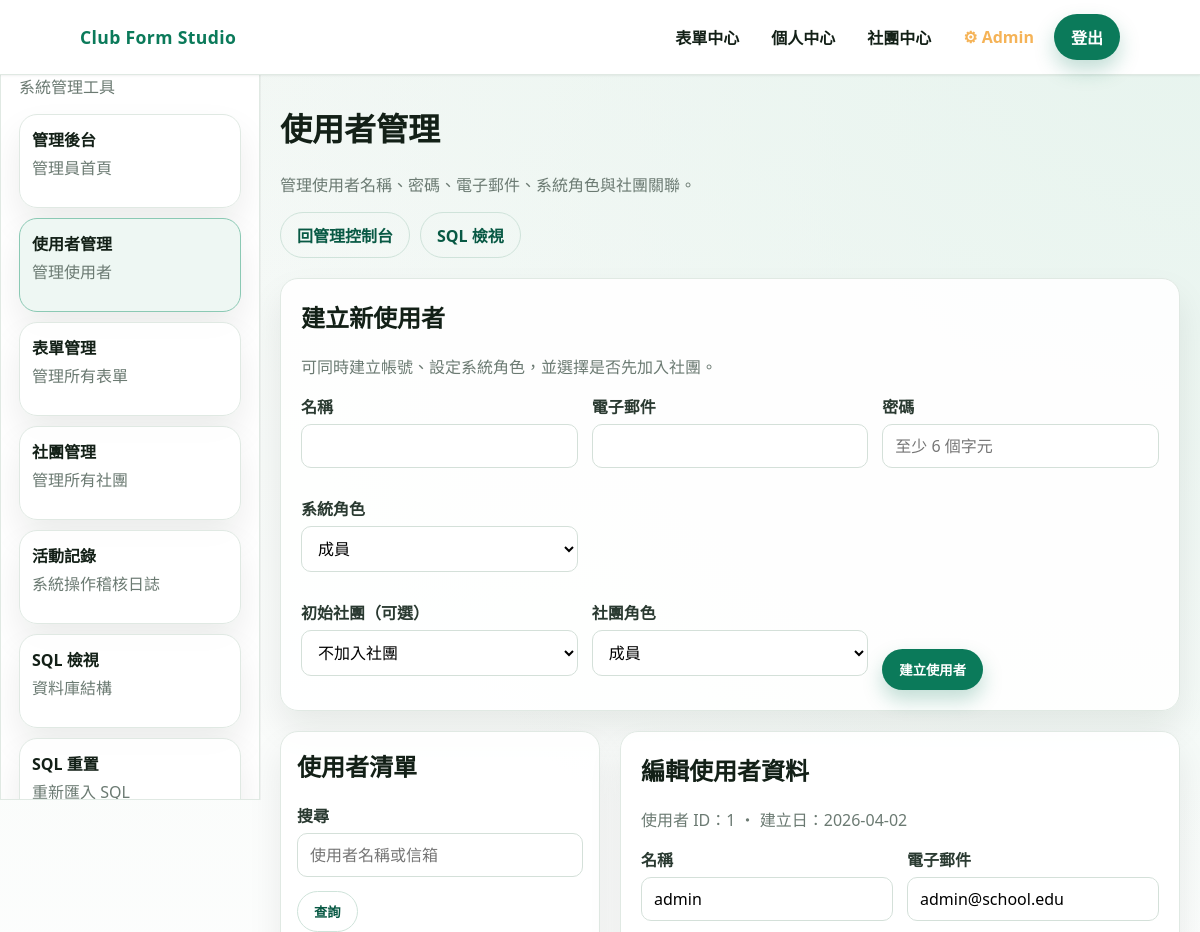
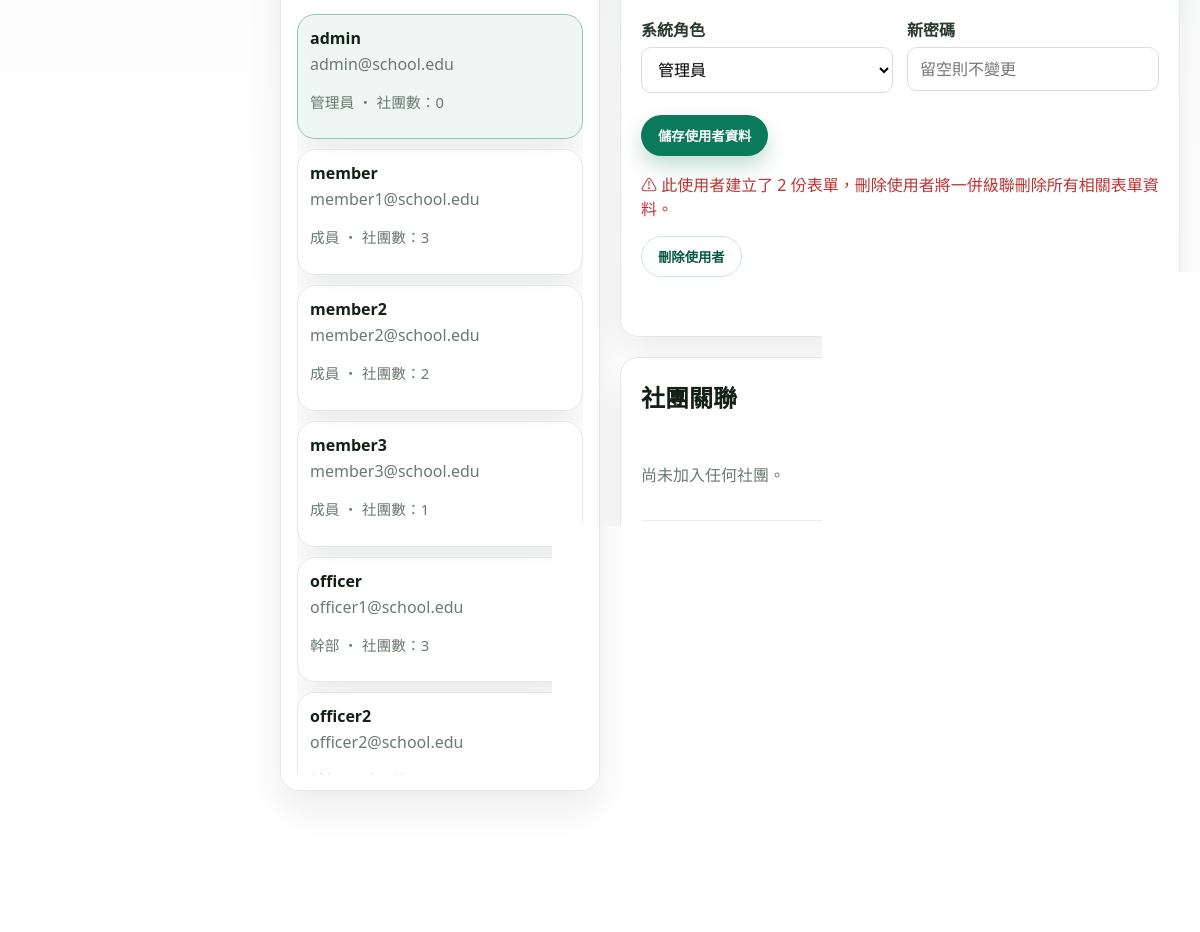
/admin/user_CRUD.php (signed in), run on the app's committed database (2 pictures, top to bottom).
### tables this page shows
CREATE TABLE users (
    id          INT PRIMARY KEY AUTO_INCREMENT        COMMENT '使用者唯一識別碼',
    username    VARCHAR(50)  UNIQUE NOT NULL          COMMENT '登入帳號，不可重複',
    password    VARCHAR(255) NOT NULL                 COMMENT '密碼（SHA256 雜湊）',
    email       VARCHAR(100) UNIQUE NOT NULL          COMMENT '電子郵件，不可重複，用於密碼重設',
    role        ENUM('member','owner','club_officer','admin')
                         DEFAULT 'member'             COMMENT '系統層級身份：member=一般會員, owner=幹部, club_officer=社團持有人, admin=管理員',
    created_at           TIMESTAMP DEFAULT CURRENT_TIMESTAMP   COMMENT '帳號建立時間',
    updated_at           TIMESTAMP DEFAULT CURRENT_TIMESTAMP
                         ON UPDATE CURRENT_TIMESTAMP  COMMENT '最後更新時間',
    remember_token_hash  VARCHAR(64) NULL              COMMENT '記住我 Token 的 SHA256 雜湊（每個使用者僅保留最新一個，取代獨立的 remember_tokens 表）'
);

### admin/user_CRUD.php (the view, shortened to what this page needs)
<?php
require __DIR__ . '/../includes/admin_auth.php';
$errors = [];
$search = isset($_GET['q']) ? trim($_GET['q']) : '';
$selected_id = isset($_GET['id']) ? (int) $_GET['id'] : 0;
$users = [];
$selected_user = null;
$memberships = [];
$form_count = 0;
$create_form = [
	'username' => '',
	'email' => '',
	'password' => '',
	'role' => 'member',
	'club_id' => 0,
	'membership_role' => 'member'
];
$role_labels = [
	'member' => '成員',
	'owner' => '持有人',
	'club_officer' => '幹部',
	'admin' => '管理員'
];
$membership_labels = [
	'member' => '成員',
	'owner' => '社團持有人',
	'club_officer' => '社團幹部'
];
try {
	$user_query = 'SELECT u.id, u.username, u.email, u.role, u.created_at, COUNT(m.id) AS club_count FROM users u LEFT JOIN club_memberships m ON m.user_id = u.id';
	$user_query .= ' GROUP BY u.id ORDER BY u.created_at DESC, u.username ASC';
	$user_stmt = $pdo->prepare($user_query);
	$user_stmt->execute();
	$users = $user_stmt->fetchAll();
	if (empty($users)) {
		$selected_user = null;
	} else {
		if ($selected_id <= 0) {
			$selected_id = (int) $users[0]['id'];
		}
		$selected_stmt = $pdo->prepare('SELECT id, username, email, role, created_at, updated_at FROM users WHERE id = :id LIMIT 1');
		$selected_stmt->execute([':id' => $selected_id]);
		$selected_user = $selected_stmt->fetch();
		if ($selected_user) {
			$membership_stmt = $pdo->prepare('SELECT m.id, m.role, c.id AS club_id, c.name AS club_name FROM club_memberships m JOIN clubs c ON c.id = m.club_id WHERE m.user_id = :id ORDER BY c.name ASC');
			$membership_stmt->execute([':id' => $selected_id]);
			$memberships = $membership_stmt->fetchAll();
			$form_count_stmt = $pdo->prepare('SELECT COUNT(*) FROM forms WHERE creator_id = :id');
			$form_count_stmt->execute([':id' => $selected_id]);
			$form_count = (int) $form_count_stmt->fetchColumn();
		}
	}
} catch (Throwable $e) {
	$errors[] = '使用者管理頁載入失敗，請稍後再試。';
}
?>
<!doctype html>
<html lang="zh-Hant">
	<head>
		<link rel="stylesheet" href="../css/app.css" />
	</head>
	<body>
		<?php $base_url = '../'; require __DIR__ . '/../includes/header.php'; ?>
   		<?php require __DIR__ . '/../includes/right.php'; ?>
		<main class="section">
			<div class="container">
				<h1>使用者管理</h1>
				<p class="muted">管理使用者名稱、密碼、電子郵件、系統角色與社團關聯。</p>
				<div style="display: flex; gap: 10px; flex-wrap: wrap; margin: 16px 0 20px">
					<a class="btn btn-ghost" href="./admin_index.php">回管理控制台</a>
					<a class="btn btn-ghost" href="./sql_view.php">SQL 檢視</a>
				</div>
				<div class="panel" style="padding: 20px; margin-bottom: 20px">
					<h2 style="margin-top: 0">建立新使用者</h2>
					<p class="muted">可同時建立帳號、設定系統角色，並選擇是否先加入社團。</p>
					<form method="post" action="./user_CRUD.php<?php echo $search !== '' ? '?q=' . urlencode($search) : ''; ?>">
						<div style="display: grid; gap: 14px; grid-template-columns: repeat(auto-fit, minmax(220px, 1fr))">
							<div class="field">
								<label for="create_username">名稱</label>
								<input id="create_username" name="username" required minlength="3" value="<?php echo htmlspecialchars($create_form['username']); ?>" />
							</div>
							<div class="field">
								<label for="create_email">電子郵件</label>
								<input id="create_email" name="email" type="email" required value="<?php echo htmlspecialchars($create_form['email']); ?>" />
							</div>
							<div class="field">
								<label for="create_password">密碼</label>
								<input id="create_password" name="password" type="password" required minlength="6" placeholder="至少 6 個字元" />
							</div>
							<div class="field">
								<label for="create_role">系統角色</label>
								<select id="create_role" name="role">
									<?php foreach ($role_labels as $role_key => $label) : ?>
										<option value="<?php echo htmlspecialchars($role_key); ?>" <?php echo $create_form['role'] === $role_key ? 'selected' : ''; ?>><?php echo htmlspecialchars($label); ?></option>
									<?php endforeach; ?>
								</select>
							</div>
						</div>
						<div style="display: grid; gap: 14px; grid-template-columns: repeat(auto-fit, minmax(220px, 1fr)); margin-top: 14px; align-items: end">
							<div class="field">
								<label for="create_club_id">初始社團（可選）</label>
								<select id="create_club_id" name="club_id">
									<option value="0">不加入社團</option>
								</select>
							</div>
							<div class="field">
								<label for="create_membership_role">社團角色</label>
								<select id="create_membership_role" name="membership_role">
									<?php foreach ($membership_labels as $role_key => $label) : ?>
										<option value="<?php echo htmlspecialchars($role_key); ?>" <?php echo $create_form['membership_role'] === $role_key ? 'selected' : ''; ?>><?php echo htmlspecialchars($label); ?></option>
									<?php endforeach; ?>
								</select>
							</div>
							<div>
								<button class="btn btn-primary" type="submit">建立使用者</button>
							</div>
						</div>
					</form>
				</div>
				<div style="display: grid; gap: 20px; grid-template-columns: minmax(260px, 320px) minmax(0, 1fr)">
					<aside class="panel" style="padding: 16px">
						<h2 style="margin-top: 0">使用者清單</h2>
						<form method="get" action="./user_CRUD.php" style="margin-bottom: 14px">
							<div class="field">
								<label for="q">搜尋</label>
								<input id="q" name="q" value="<?php echo htmlspecialchars($search); ?>" placeholder="使用者名稱或信箱" />
							</div>
							<button class="btn btn-ghost" type="submit">查詢</button>
						</form>
						<div style="display: grid; gap: 10px; max-height: 760px; overflow: auto">
							<?php foreach ($users as $item) : ?>
								<?php $active = ((int) $item['id'] === $selected_id); ?>
								<a href="./user_CRUD.php?id=<?php echo (int) $item['id']; ?><?php echo $search !== '' ? '&q=' . urlencode($search) : ''; ?>" class="panel" style="padding: 12px; border-color: <?php echo $active ? '#8bc9b4' : '#e0e9e3'; ?>; background: <?php echo $active ? '#eef7f3' : 'rgba(255,255,255,0.95)'; ?>">
									<strong><?php echo htmlspecialchars($item['username']); ?></strong>
									<p class="muted" style="margin-top: 4px"><?php echo htmlspecialchars($item['email']); ?></p>
									<p class="meta"><?php echo htmlspecialchars(isset($role_labels[$item['role']]) ? $role_labels[$item['role']] : $item['role']); ?> ・ 社團數：<?php echo number_format((int) $item['club_count']); ?></p>
								</a>
							<?php endforeach; ?>
						</div>
					</aside>
					<section style="display: grid; gap: 20px">
						<?php if (!$selected_user) : ?>
							<div class="panel" style="padding: 20px">
								<p class="muted">請先從左側選擇一位使用者。</p>
							</div>
						<?php else : ?>
							<div class="panel" style="padding: 20px">
								<h2 style="margin-top: 0">編輯使用者資料</h2>
								<p class="muted">使用者 ID：<?php echo (int) $selected_user['id']; ?> ・ 建立日：<?php echo !empty($selected_user['created_at']) ? htmlspecialchars(date('Y-m-d', strtotime($selected_user['created_at']))) : ''; ?></p>
								<form method="post" action="./user_CRUD.php<?php echo $search !== '' ? '?q=' . urlencode($search) . '&id=' . (int) $selected_user['id'] : '?id=' . (int) $selected_user['id']; ?>">
									<div style="display: grid; gap: 14px; grid-template-columns: repeat(auto-fit, minmax(220px, 1fr))">
										<div class="field">
											<label for="username">名稱</label>
											<input id="username" name="username" required minlength="3" value="<?php echo htmlspecialchars($selected_user['username']); ?>" />
										</div>
										<div class="field">
											<label for="email">電子郵件</label>
											<input id="email" name="email" type="email" required value="<?php echo htmlspecialchars($selected_user['email']); ?>" />
										</div>
										<div class="field">
											<label for="role">系統角色</label>
											<select id="role" name="role">
												<?php foreach ($role_labels as $role_key => $label) : ?>
													<option value="<?php echo htmlspecialchars($role_key); ?>" <?php echo $selected_user['role'] === $role_key ? 'selected' : ''; ?>><?php echo htmlspecialchars($label); ?></option>
												<?php endforeach; ?>
											</select>
										</div>
										<div class="field">
											<label for="new_password">新密碼</label>
											<input id="new_password" name="new_password" type="password" minlength="6" placeholder="留空則不變更" />
										</div>
									</div>
									<div style="display: flex; gap: 10px; flex-wrap: wrap; margin-top: 8px">
										<button class="btn btn-primary" type="submit">儲存使用者資料</button>
									</div>
								</form>
								<form method="post" action="./user_CRUD.php<?php echo $search !== '' ? '?q=' . urlencode($search) . '&id=' . (int) $selected_user['id'] : '?id=' . (int) $selected_user['id']; ?>" style="margin-top: 12px">
									<?php if ($form_count > 0) : ?>
										<p class="muted" style="color: #b33">⚠ 此使用者建立了 <?php echo number_format($form_count); ?> 份表單，刪除使用者將一併級聯刪除所有相關表單資料。</p>
									<?php endif; ?>
									<button class="btn btn-ghost" type="submit" onclick="return confirm('<?php echo $form_count > 0 ? '此使用者有 ' . number_format($form_count) . ' 份表單，刪除後表單也會被一併刪除。\\n\\n' : ''; ?>確定要刪除這個使用者嗎？此動作無法復原。');">刪除使用者</button>
								</form>
							</div>
							<div class="panel" style="padding: 20px">
								<div style="display: flex; justify-content: space-between; gap: 12px; flex-wrap: wrap; align-items: center">
									<h2 style="margin-top: 0">社團關聯</h2>
									<p class="muted">可新增、調整或移除這位使用者的社團關聯。</p>
								</div>
								<div style="display: grid; gap: 12px; margin-top: 12px">
									<?php if (empty($memberships)) : ?>
										<p class="muted">尚未加入任何社團。</p>
									<?php endif; ?>
								</div>
								<div style="margin-top: 18px; border-top: 1px solid #e4efe8; padding-top: 18px">
									<h3 style="margin-top: 0">新增社團關聯</h3>
									<form method="post" action="./user_CRUD.php<?php echo $search !== '' ? '?q=' . urlencode($search) . '&id=' . (int) $selected_user['id'] : '?id=' . (int) $selected_user['id']; ?>" style="display: grid; gap: 14px; grid-template-columns: repeat(auto-fit, minmax(220px, 1fr)); align-items: end">
										<div class="field">
											<label for="club_id">社團</label>
											<select id="club_id" name="club_id" required>
												<option value="">請選擇社團</option>
											</select>
										</div>
										<div class="field">
											<label for="membership_role_new">社團角色</label>
											<select id="membership_role_new" name="membership_role">
												<?php foreach ($membership_labels as $role_key => $label) : ?>
													<option value="<?php echo htmlspecialchars($role_key); ?>"><?php echo htmlspecialchars($label); ?></option>
												<?php endforeach; ?>
											</select>
										</div>
										<div>
											<button class="btn btn-primary" type="submit">新增關聯</button>
										</div>
									</form>
								</div>
							</div>
						<?php endif; ?>
					</section>
				</div>
			</div>
		</main>
		<footer class="footer container">社團表單系統</footer>
	</body>
</html>
<?php
exit();

### css/base.css (style rules this page uses)
:root { --bg: #f2f7f4; --bg-soft: #e9f1ed; --card: #ffffff; --text: #132017; --muted: #6b7a72; --brand: #0b7a5a; --brand-strong: #085944; --accent: #f5b357; --border: #e0e9e3; --shadow: 0 18px 35px rgba(10, 24, 18, 0.08); --radius: 18px; --radius-sm: 12px; }
* { box-sizing: border-box; }
body { margin: 0; font-family: "Noto Sans TC", "IBM Plex Sans Thai", "Segoe UI", sans-serif; color: var(--text); background: radial-gradient( circle at top right, #e7f4ee 0%, rgba(231, 244, 238, 0) 45% ), linear-gradient(180deg, var(--bg) 0%, #ffffff 65%); min-height: 100vh; }
a { color: inherit; text-decoration: none; }
.muted { color: var(--muted); }
.meta { color: var(--muted); font-size: 0.92rem; margin-top: 8px; }
.container { max-width: 1040px; margin: 0 auto; padding: 0 20px; }
.section { padding: 8px 0 64px; }
.footer { padding: 26px 0 40px; text-align: center; color: var(--muted); }

### css/components.css (style rules this page uses)
.btn { display: inline-flex; align-items: center; justify-content: center; gap: 6px; padding: 10px 16px; border-radius: 999px; font-weight: 600; border: 1px solid transparent; transition: transform 0.2s ease, box-shadow 0.2s ease, background 0.2s ease, color 0.2s ease; }
.btn-primary { background: var(--brand); color: #ffffff; box-shadow: 0 10px 20px rgba(11, 122, 90, 0.25); }
.btn-ghost { background: transparent; color: var(--brand-strong); border-color: #cfe3da; }
.panel { background: rgba(255, 255, 255, 0.92); border-radius: var(--radius); border: 1px solid var(--border); box-shadow: var(--shadow); }
.field { margin-bottom: 14px; }
label { display: block; margin-bottom: 6px; font-weight: 600; color: #2a3a31; }
input, select, textarea { width: 100%; padding: 10px 12px; border: 1px solid #d4e0d9; border-radius: 10px; background: #ffffff; font: inherit; }

### data on the page
users: username "admin", email "admin@school.edu", role "管理員", club_count "0", id "1", created_at "2026-04-02"
users: username "member", email "member1@school.edu", role "成員", club_count "3"
users: username "member2", email "member2@school.edu", role "成員", club_count "2"
users: username "member3", email "member3@school.edu", role "成員", club_count "1"
users: username "officer", email "officer1@school.edu", role "幹部", club_count "3"
users: username "officer2", email "officer2@school.edu"

### other printed values
$right_note "系統管理工具"
$label "管理後台"
$description "管理員首頁"
$label "使用者管理"
$description "管理使用者"
$label "表單管理"
$description "管理所有表單"
$label "社團管理"
$description "管理所有社團"
$label "活動記錄"
$description "系統操作稽核日誌"
$label "SQL 檢視"
$description "資料庫結構"
$label "SQL 重置"
$description "重新匯入 SQL"
